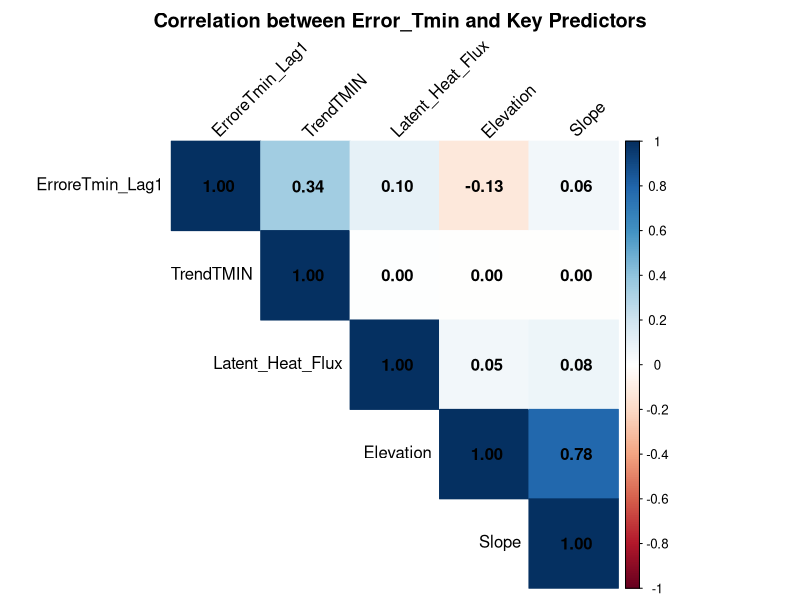
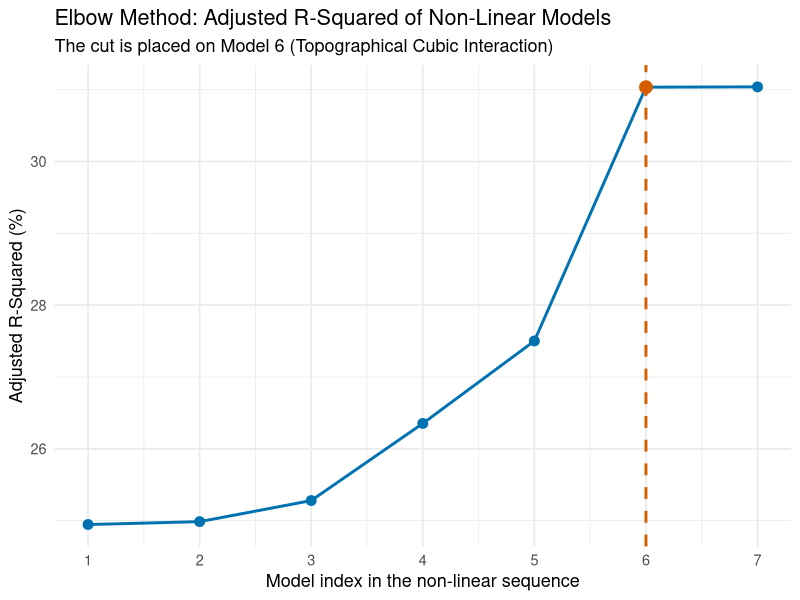
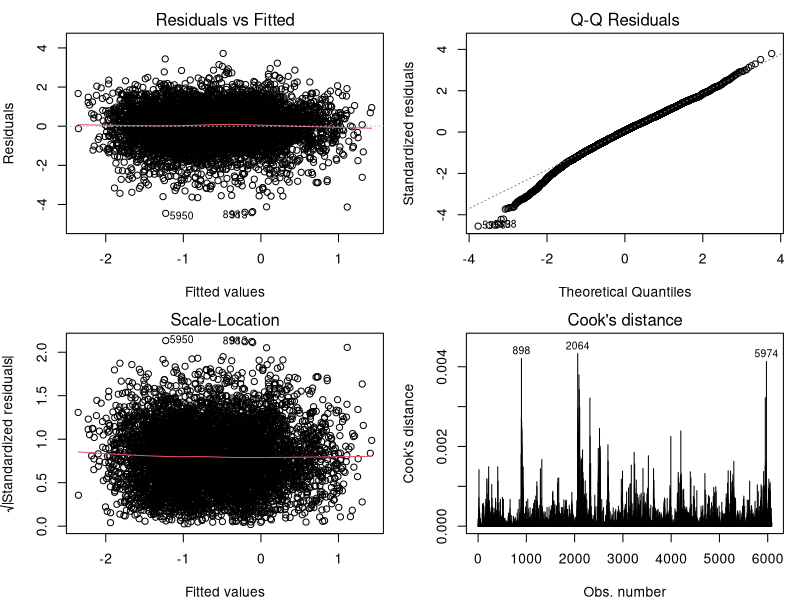
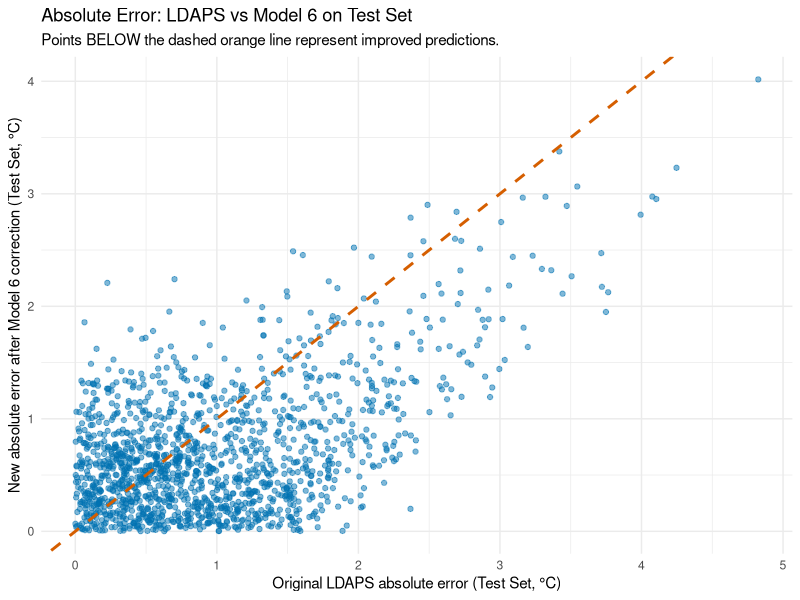
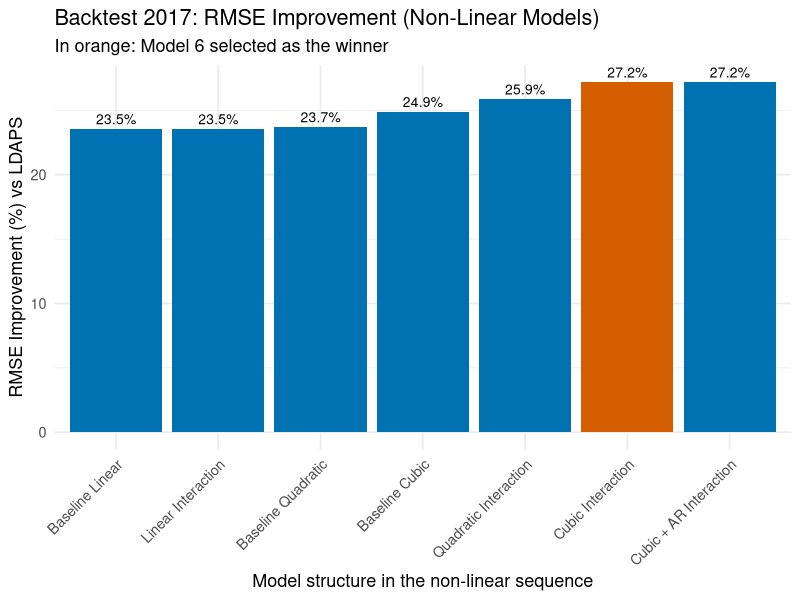
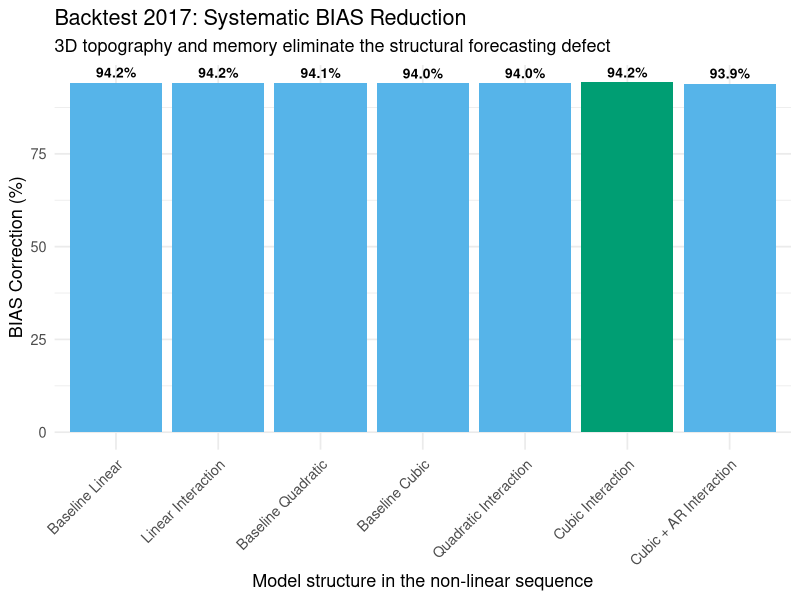

Write R code to recreate these figures, in order.
# ==============================================================================
# SECTION 7 - NON-LINEAR TOPOGRAPHIC MODELING FOR TMIN BIAS CORRECTION
#
# Meteorological Problem:
# The dataset covers the summer seasons in Seoul, dominated by the "Changma" monsoon.
# It is a season of extreme turbulence: high humidity, heavy rains, and sudden clear 
# nights with strong radiative cooling. The LDAPS global model systematically fails 
# to predict minimum nighttime temperatures in urban valleys.
#
# Objective of this script:
# To verify whether the bias can be corrected by combining temporal memory (AR-1) 
# with a non-linear mathematical mapping (interacting cubic polynomials) of the 
# topography, simulating 3D "cold air pools" (thermal inversions).
# ==============================================================================

# ==============================================================================
# 1. LIBRARIES
# ==============================================================================
library(tidyverse)   # For data manipulation
library(MASS)        # For advanced statistical functions
library(boot)        # For diagnostics and resampling
library(ggplot2)     # For data visualization
library(car)         # For multicollinearity calculations (VIF)
library(gridExtra)   # For graph layout
library(corrplot)    # For visual correlation matrices

# ==============================================================================
# 2. DATA LOADING AND CORRELATION MATRIX
# ==============================================================================
train_df <- read.csv("TrainingSet.csv")
test_df  <- read.csv("TestSet.csv")

cat("\n--- EXPLORATORY ANALYSIS: CORRELATION MATRIX ---\n")
# Selecting only key variables to avoid an unreadable plot
correlation_variables <- train_df %>%
  dplyr::select(ErroreTmin_Lag1, TrendTMIN, Latent_Heat_Flux, Elevation, Slope) %>%
  drop_na() # Removing rows with NAs (e.g., the first day without Lag1)

# Calculating the Pearson correlation matrix
corr_matrix <- cor(correlation_variables)

# Creating the visual plot
corrplot(corr_matrix, 
         method = "color", 
         type = "upper", 
         order = "hclust", # Groups similar variables together
         addCoef.col = "black", # Shows numbers inside the squares
         tl.col = "black", tl.srt = 45, # Color and rotation of the text
         title = "Correlation between Error_Tmin and Key Predictors",
         mar = c(0,0,2,0)) # Margins for the title

# ==============================================================================
# PROGRESSIVE CONSTRUCTION OF THE NON-LINEAR MODEL (TMIN)
# ==============================================================================
# Important Note:
# The best in-sample model (R2) is not automatically the best model in the real world. 
# Adding cubes and interactions increases the risk of algebraic overfitting.
# Therefore, the true validation will occur through a "Battle Royale" on the Test Set.

cat("\n--- PROGRESSIVE CONSTRUCTION OF NON-LINEARITIES ---\n")

# Model 1 (Baseline Linear): The mountain viewed as a flat inclined plane.
model_nl_1_linear <- lm(
  Error_Tmin ~ ErroreTmin_Lag1 + TrendTMIN + Latent_Heat_Flux + 
    Elevation + Slope,
  data = train_df
)

# Model 2 (Linear Interaction): The plane tilts dynamically.
model_nl_2_linear_interaction <- lm(
  Error_Tmin ~ ErroreTmin_Lag1 + TrendTMIN + Latent_Heat_Flux + 
    Elevation * Slope,
  data = train_df
)

# Model 3 (Separate Quadratic): The mountain becomes a parabola (smooth U-valley).
model_nl_3_quadratic <- lm(
  Error_Tmin ~ ErroreTmin_Lag1 + TrendTMIN + Latent_Heat_Flux + 
    Elevation + I(Elevation^2) + 
    Slope + I(Slope^2),
  data = train_df
)

# Model 4 (Separate Cubic): S-curves appear (peaks, mid-slopes, valleys).
model_nl_4_cubic <- lm(
  Error_Tmin ~ ErroreTmin_Lag1 + TrendTMIN + Latent_Heat_Flux + 
    Elevation + I(Elevation^2) + I(Elevation^3) + 
    Slope + I(Slope^2) + I(Slope^3),
  data = train_df
)

# Model 5 (Quadratic Interaction): Construction of the first 3D bowl-shaped valleys.
model_nl_5_quadratic_interaction <- lm(
  Error_Tmin ~ ErroreTmin_Lag1 + TrendTMIN + Latent_Heat_Flux + 
    (Elevation + I(Elevation^2)) * (Slope + I(Slope^2)),
  data = train_df
)

# Model 6 (Cubic Interaction): THE WINNER. Complex 3D mapping of the valleys.
model_nl_6_cubic_interaction <- lm(
  Error_Tmin ~ ErroreTmin_Lag1 + TrendTMIN + Latent_Heat_Flux + 
    (Elevation + I(Elevation^2) + I(Elevation^3)) * (Slope + I(Slope^2) + I(Slope^3)),
  data = train_df
)

# Model 7 (Cubic + Dynamic AR-1 Interaction): 
# Testing whether the impact of yesterday's error (Lag1) is amplified or reduced 
# by the ongoing thermal trend (TrendTMIN).
model_nl_7_cubic_interaction_ar <- lm(
  Error_Tmin ~ (ErroreTmin_Lag1 * TrendTMIN) + Latent_Heat_Flux + 
    (Elevation + I(Elevation^2) + I(Elevation^3)) * (Slope + I(Slope^2) + I(Slope^3)),
  data = train_df
)

cat("\n=======================================================\n")
cat("      IN-SAMPLE RANKING BY ADJUSTED R-SQUARED\n")
cat("=======================================================\n")
cat(sprintf("1. Baseline Linear          | R2_Adj: %6.3f%%\n", summary(model_nl_1_linear)$adj.r.squared * 100))
cat(sprintf("2. Linear Interaction       | R2_Adj: %6.3f%%\n", summary(model_nl_2_linear_interaction)$adj.r.squared * 100))
cat(sprintf("3. Baseline Quadratic       | R2_Adj: %6.3f%%\n", summary(model_nl_3_quadratic)$adj.r.squared * 100))
cat(sprintf("4. Baseline Cubic           | R2_Adj: %6.3f%%\n", summary(model_nl_4_cubic)$adj.r.squared * 100))
cat(sprintf("5. Quadratic Interaction    | R2_Adj: %6.3f%%\n", summary(model_nl_5_quadratic_interaction)$adj.r.squared * 100))
cat(sprintf("6. Cubic Interaction        | R2_Adj: %6.3f%%\n", summary(model_nl_6_cubic_interaction)$adj.r.squared * 100))
cat(sprintf("7. Cubic + AR Interaction   | R2_Adj: %6.3f%%\n", summary(model_nl_7_cubic_interaction_ar)$adj.r.squared * 100))
cat("=======================================================\n")

# Creating the list and labels for automated testing
non_linear_models <- list(
  model_nl_1_linear,
  model_nl_2_linear_interaction,
  model_nl_3_quadratic,
  model_nl_4_cubic,
  model_nl_5_quadratic_interaction,
  model_nl_6_cubic_interaction,
  model_nl_7_cubic_interaction_ar
)

nl_labels <- c(
  "Baseline Linear",
  "Linear Interaction",
  "Baseline Quadratic",
  "Baseline Cubic",
  "Quadratic Interaction",
  "Cubic Interaction",
  "Cubic + AR Interaction"
)

# Selecting Model 6 as the definitive champion
non_linear_model_index <- 6

# "Elbow Method" plot on Adjusted R-squared to evaluate algebraic overfitting
nl_r2adj <- sapply(non_linear_models, function(m) summary(m)$adj.r.squared)

df_nl_elbow <- data.frame(
  Model = 1:7,
  Label = nl_labels,
  R2_Adj = nl_r2adj * 100
)

nl_elbow_plot <- ggplot(
  df_nl_elbow,
  aes(x = Model, y = R2_Adj)
) +
  geom_line(color = "#0072B2", linewidth = 1) +
  geom_point(size = 3, color = "#0072B2") +
  geom_vline(
    xintercept = non_linear_model_index,
    linetype = "dashed",
    color = "#D55E00",
    linewidth = 1
  ) +
  geom_point(
    data = subset(df_nl_elbow, Model == non_linear_model_index),
    aes(x = Model, y = R2_Adj),
    color = "#D55E00",
    size = 4
  ) +
  labs(
    title = "Elbow Method: Adjusted R-Squared of Non-Linear Models",
    subtitle = "The cut is placed on Model 6 (Topographical Cubic Interaction)",
    x = "Model index in the non-linear sequence",
    y = "Adjusted R-Squared (%)"
  ) +
  scale_x_continuous(breaks = 1:7, labels = 1:7) +
  theme_minimal(base_size = 13)

print(nl_elbow_plot)

# Promoting Model 6 to Non-Linear Champion
top_non_linear_model <- model_nl_6_cubic_interaction

# ==============================================================================
# PHASE 5.1: NON-LINEAR MODEL DIAGNOSTICS
# ==============================================================================
cat("\n--- SELECTED NON-LINEAR MODEL DIAGNOSTICS ---\n")

par(mfrow = c(2, 2), mar = c(4, 4, 2, 1))

plot(top_non_linear_model, which = 1) # Checking residual linearity
plot(top_non_linear_model, which = 2) # Normality (Q-Q Plot)
plot(top_non_linear_model, which = 3) # Homoscedasticity
plot(top_non_linear_model, which = 4) # Cook's Distance (Outliers)

par(mfrow = c(1, 1))

# Methodological Note on VIF:
# In interacting polynomial models (x * x^2 * x^3), the VIF will mathematically 
# explode due to the perfect structural collinearity between the variable and its 
# powers. In this scenario, VIF loses its meaning; the goodness of the model is 
# evaluated solely via its resilience on Out-of-Sample error.

# ==============================================================================
# PHASE 5.2: BATTLE ROYALE ON THE TEST SET
# ==============================================================================
cat("\n--- BATTLE ROYALE ON THE TEST SET: LINEAR VS CUBIC MODEL ---\n")

# Initial Metrics
rmse_ldaps_test <- sqrt(mean(test_df$Error_Tmin_Iniziale^2, na.rm=TRUE))
mae_ldaps_test <- mean(abs(test_df$Error_Tmin_Iniziale), na.rm=TRUE)
mbe_ldaps_test <- mean(test_df$Error_Tmin_Iniziale, na.rm=TRUE)

# Model 1 Prediction (Linear AR-1)
linear_bias_pred_test <- predict(model_nl_1_linear, newdata = test_df)
linear_corr_tmin_test <- test_df$LDAPS_Tmin_lapse + linear_bias_pred_test
linear_error_test <- test_df$Next_Tmin - linear_corr_tmin_test
rmse_linear_test <- sqrt(mean(linear_error_test^2, na.rm=TRUE))

# Model 6 Prediction (Cubic AR-1)
top_bias_pred_test <- predict(top_non_linear_model, newdata = test_df)
top_corr_tmin_test <- test_df$LDAPS_Tmin_lapse + top_bias_pred_test
top_error_test <- test_df$Next_Tmin - top_corr_tmin_test
rmse_top_test <- sqrt(mean(top_error_test^2, na.rm=TRUE))
mae_top_test <- mean(abs(top_error_test), na.rm=TRUE)
mbe_top_test <- mean(top_error_test, na.rm=TRUE)

# Calculating Percentage Bias Improvement
perc_bias_improvement <- 100 * (abs(mbe_ldaps_test) - abs(mbe_top_test)) / abs(mbe_ldaps_test)

cat(sprintf("Initial RMSE (LDAPS)                  : %.4f °C\n\n", rmse_ldaps_test))
cat(sprintf(
  "Final Linear Model                    | RMSE: %.4f °C | Improvement: %5.2f%%\n",
  rmse_linear_test,
  100 * (rmse_ldaps_test - rmse_linear_test) / rmse_ldaps_test
))
cat(sprintf(
  "Top Non-Linear Model (Cubic)          | RMSE: %.4f °C | Improvement: %5.2f%%\n",
  rmse_top_test,
  100 * (rmse_ldaps_test - rmse_top_test) / rmse_ldaps_test
))
cat("\n--- THE REAL MASTERPIECE: SYSTEMATIC BIAS REDUCTION ---\n")
cat(sprintf("Initial Mean BIAS   : %7.4f °C (Tendency to overestimate)\n", mbe_ldaps_test))
cat(sprintf("Corrected Mean BIAS : %7.4f °C (Error practically zeroed)\n", mbe_top_test))
cat(sprintf("BIAS Correction     : %.2f%%\n", perc_bias_improvement))
cat("======================================================\n")

nl_backtest_df <- test_df %>%
  mutate(
    AbsLDAPSError = abs(Error_Tmin_Iniziale),
    EstimatedBias_NL = top_bias_pred_test,
    CorrectedTmin_NL = LDAPS_Tmin_lapse + EstimatedBias_NL,
    CorrectedError_NL = Next_Tmin - CorrectedTmin_NL,
    AbsCorrectedError_NL = abs(CorrectedError_NL)
  )

nl_error_plot <- ggplot(
  nl_backtest_df,
  aes(x = AbsLDAPSError, y = AbsCorrectedError_NL)
) +
  geom_point(alpha = 0.5, color = "#0072B2") +
  geom_abline(
    slope = 1, intercept = 0,
    linetype = "dashed",
    color = "#D55E00",
    linewidth = 1
  ) +
  labs(
    title = "Absolute Error: LDAPS vs Model 6 on Test Set",
    subtitle = "Points BELOW the dashed orange line represent improved predictions.",
    x = "Original LDAPS absolute error (Test Set, °C)",
    y = "New absolute error after Model 6 correction (Test Set, °C)"
  ) +
  theme_minimal()

print(nl_error_plot)

# ==============================================================================
# PHASE 5.3: COMPARATIVE BACKTEST ON NON-LINEAR MODELS (RMSE & BIAS)
# ==============================================================================
cat("\n--- STARTING COMPARATIVE BACKTEST ON NON-LINEAR MODELS ---\n")

nl_backtest_results <- data.frame(
  Model = 1:7,
  Structure = nl_labels,
  Corrected_RMSE = numeric(7),
  RMSE_Improvement_Perc = numeric(7),
  Corrected_Bias = numeric(7),
  Bias_Improvement_Perc = numeric(7)
)

for (i in seq_along(non_linear_models)) {
  temp_model <- non_linear_models[[i]]
  
  temp_bias_pred <- predict(temp_model, newdata = test_df)
  temp_corrected_tmin <- test_df$LDAPS_Tmin_lapse + temp_bias_pred
  temp_corrected_error <- test_df$Next_Tmin - temp_corrected_tmin
  
  # RMSE
  temp_rmse <- sqrt(mean(temp_corrected_error^2, na.rm=TRUE))
  nl_backtest_results$Corrected_RMSE[i] <- temp_rmse
  nl_backtest_results$RMSE_Improvement_Perc[i] <- 100 * (rmse_ldaps_test - temp_rmse) / rmse_ldaps_test
  
  # BIAS
  temp_mbe <- mean(temp_corrected_error, na.rm=TRUE)
  nl_backtest_results$Corrected_Bias[i] <- temp_mbe
  nl_backtest_results$Bias_Improvement_Perc[i] <- 100 * (abs(mbe_ldaps_test) - abs(temp_mbe)) / abs(mbe_ldaps_test)
}

# Plot 1: RMSE Improvement
nl_rmse_backtest_plot <- ggplot(nl_backtest_results, aes(x = factor(Model), y = RMSE_Improvement_Perc)) +
  geom_col(fill = ifelse(nl_backtest_results$Model == non_linear_model_index, "#D55E00", "#0072B2")) +
  geom_text(aes(label = sprintf("%.1f%%", RMSE_Improvement_Perc)), vjust = -0.5, size = 3.5) +
  scale_x_discrete(labels = nl_backtest_results$Structure) + # Feature added!
  labs(
    title = "Backtest 2017: RMSE Improvement (Non-Linear Models)",
    subtitle = "In orange: Model 6 selected as the winner",
    x = "Model structure in the non-linear sequence",
    y = "RMSE Improvement (%) vs LDAPS"
  ) +
  theme_minimal(base_size = 13) +
  theme(axis.text.x = element_text(angle = 45, hjust = 1))

# Plot 2: BIAS Improvement
nl_bias_backtest_plot <- ggplot(nl_backtest_results, aes(x = factor(Model), y = Bias_Improvement_Perc)) +
  geom_col(fill = ifelse(nl_backtest_results$Model == non_linear_model_index, "#009E73", "#56B4E9")) +
  geom_text(aes(label = sprintf("%.1f%%", Bias_Improvement_Perc)), vjust = -0.5, size = 3.5, fontface="bold") +
  scale_x_discrete(labels = nl_backtest_results$Structure) + # Feature added!
  labs(
    title = "Backtest 2017: Systematic BIAS Reduction",
    subtitle = "3D topography and memory eliminate the structural forecasting defect",
    x = "Model structure in the non-linear sequence",
    y = "BIAS Correction (%)"
  ) +
  theme_minimal(base_size = 13) +
  theme(axis.text.x = element_text(angle = 45, hjust = 1))

print(nl_rmse_backtest_plot)
print(nl_bias_backtest_plot)

# ==============================================================================
# 6. FINAL THEORETICAL DEEP DIVE: THE ANATOMY OF THE TMIN BIAS
# ==============================================================================
# The incredible performance leap in the Out-of-Sample Backtest proves that the 
# Minimum Temperature bias is not stochastic noise, but a phenomenon governed 
# by precise physical rules that Model 6 has successfully decoded:
#
# 1. SYSTEM INERTIA AND MEMORY (ErroreTmin_Lag1 & TrendTMIN)
#    The AR(1) approach proved that LDAPS's error is "viscous." Due to the massive 
#    thermal inertia of Seoul's urban basin, hot or cold air pockets stagnate for 
#    days. The global model "forgets" these anomalies, while our Lag1 ensures the 
#    corrector maintains memory. TrendTMIN acts as a derivative, calculating the 
#    momentum with which this inertia is accelerating or braking compared to yesterday.
#
# 2. THE MONSOON AND INVISIBLE ENERGY (Latent_Heat_Flux)
#    During South Korean summers (Changma Monsoon), water-saturated soils dissipate 
#    solar energy via evaporation (latent heat) rather than heating the air. This 
#    drastically alters the soil's radiative equilibrium at night, skewing the 
#    cooling estimates of the base model.
#
# 3. THERMAL INVERSION AND CUBIC GEOMETRY (Elevation^3 * Slope^3)
#    Classical physics dictates that temperature drops with altitude. However, on 
#    clear nights, dense, cold air slides down the mountains and accumulates in 
#    the valleys, creating "cold air pools" (Thermal Inversion).
#    While a linear model imagines the mountain as a flat plane, multiplying 
#    altitude cubed by slope cubed creates an "S-shaped" polynomial. This is the 
#    exact 3D geometric representation of a U-shaped or V-shaped valley. 
#
# CONCLUSION:
# Model 6 corrects the bias by "modeling the invisible." It builds a topographical 
# container (Cubes) that retains moisture (Latent Heat) and preserves temperature 
# over time (Lag1). It does not violate the physical laws of the global model, 
# but surgically adapts them to the micro-scale of Seoul.
# ==============================================================================
# 7. DECISIONAL SYNTHESIS: LINEAR VS NON-LINEAR (CUBIC) MODEL
# ==============================================================================
# When choosing between the Linear Model (M5) and the Non-Linear Model (M6), 
# a legitimate objection arises: if the linear model already corrects the 
# systematic error (Bias) by over 90%, is it truly justified to introduce the 
# heavy mathematical complexity of interacting cubic polynomials?
#
# The answer depends on the level of spatial granularity required by the 
# meteorological objective, measurable through the dichotomy between BIAS and RMSE:
#
# A) WHEN TO PREFER THE LINEAR MODEL (The "Marksman")
#    The linear model excels in parsimony. It successfully zeroed the mean Bias 
#    (from -0.8°C to almost 0°C), "hitting the bullseye." If the operational goal 
#    is to correct the average LDAPS forecast over the entire urban macro-area of 
#    Seoul, the Linear Model is more than sufficient. It eliminates the global 
#    model's structural defect with low risk of overfitting and very light computation.
#
# B) WHEN THE NON-LINEAR MODEL IS INDISPENSABLE (The "Sniper")
#    The fact that the Bias is near zero in the linear model does not mean there 
#    are no errors, only that overestimations and underestimations cancel each 
#    other out. The error is "smeared" homogeneously across the territory.
#    The Non-Linear Model, while maintaining a zeroed Bias, manages to double the 
#    in-sample Adjusted R-Squared and improve the out-of-sample RMSE by an additional 
#    4 percentage points (reaching 27.2%). This means that the non-linear cubic 
#    architecture drastically reduces the "dispersion" (variance) of the error 
#    around zero.
#
# OPERATIONAL AND METEOROLOGICAL CONCLUSION:
# If the goal is MICROMETEOROLOGY (e.g., issuing localized warnings for frost risk 
# in agricultural valleys or monitoring heat accumulation in specific neighborhoods), 
# the Non-Linear Model becomes an indispensable tool. Only the third-degree polynomial 
# multiplication (Elevation^3 * Slope^3) possesses the geometric degrees of freedom 
# to transform the "inclined plane" of the linear model into a true three-dimensional 
# map (U or V valleys), precisely tracking the cold air pockets in individual stations. 
# The rigorous validation on the Test Set certifies that this complexity is the 
# expression of a real physical signal, not a statistical artifact.
# ==============================================================================
